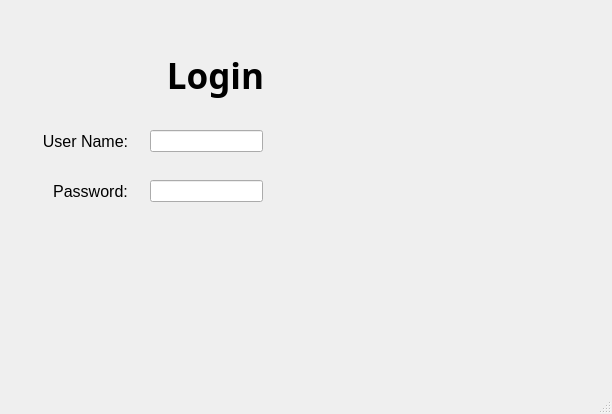
<?xml version="1.0" encoding="UTF-8"?>
<ui version="4.0">
 <class>LoginWindow</class>
 <widget class="QMainWindow" name="LoginWindow">
  <property name="geometry">
   <rect>
    <x>0</x>
    <y>0</y>
    <width>612</width>
    <height>414</height>
   </rect>
  </property>
  <property name="windowTitle">
   <string>Login</string>
  </property>
  <widget class="QWidget" name="centralwidget">
   <widget class="QLineEdit" name="t2_pass">
    <property name="geometry">
     <rect>
      <x>150</x>
      <y>180</y>
      <width>113</width>
      <height>22</height>
     </rect>
    </property>
    <property name="autoFillBackground">
     <bool>false</bool>
    </property>
   </widget>
   <widget class="QLabel" name="l2_sign_up">
    <property name="geometry">
     <rect>
      <x>40</x>
      <y>120</y>
      <width>91</width>
      <height>31</height>
     </rect>
    </property>
    <property name="font">
     <font>
      <pointsize>12</pointsize>
     </font>
    </property>
    <property name="text">
     <string>User Name:</string>
    </property>
    <property name="alignment">
     <set>Qt::AlignBottom|Qt::AlignHCenter</set>
    </property>
   </widget>
   <widget class="QLineEdit" name="t1_user">
    <property name="geometry">
     <rect>
      <x>150</x>
      <y>130</y>
      <width>113</width>
      <height>22</height>
     </rect>
    </property>
   </widget>
   <widget class="QLabel" name="l3_username">
    <property name="geometry">
     <rect>
      <x>40</x>
      <y>160</y>
      <width>101</width>
      <height>41</height>
     </rect>
    </property>
    <property name="font">
     <font>
      <pointsize>12</pointsize>
     </font>
    </property>
    <property name="text">
     <string>Password:</string>
    </property>
    <property name="alignment">
     <set>Qt::AlignBottom|Qt::AlignHCenter</set>
    </property>
   </widget>
   <widget class="QLabel" name="l4_password">
    <property name="geometry">
     <rect>
      <x>130</x>
      <y>40</y>
      <width>171</width>
      <height>71</height>
     </rect>
    </property>
    <property name="font">
     <font>
      <family>Segoe UI Black</family>
      <pointsize>26</pointsize>
      <weight>75</weight>
      <bold>true</bold>
     </font>
    </property>
    <property name="text">
     <string>Login</string>
    </property>
    <property name="alignment">
     <set>Qt::AlignCenter</set>
    </property>
   </widget>
   <widget class="QLabel" name="label">
    <property name="geometry">
     <rect>
      <x>240</x>
      <y>-50</y>
      <width>471</width>
      <height>451</height>
     </rect>
    </property>
    <property name="text">
     <string/>
    </property>
    <property name="pixmap">
     <pixmap>../sugimori/249.png</pixmap>
    </property>
    <property name="scaledContents">
     <bool>true</bool>
    </property>
   </widget>
   <widget class="QLabel" name="label_2">
    <property name="geometry">
     <rect>
      <x>-50</x>
      <y>250</y>
      <width>211</width>
      <height>171</height>
     </rect>
    </property>
    <property name="text">
     <string/>
    </property>
    <property name="pixmap">
     <pixmap>../sugimori/250.png</pixmap>
    </property>
    <property name="scaledContents">
     <bool>true</bool>
    </property>
   </widget>
   <widget class="QLabel" name="label_3">
    <property name="geometry">
     <rect>
      <x>20</x>
      <y>20</y>
      <width>161</width>
      <height>151</height>
     </rect>
    </property>
    <property name="text">
     <string/>
    </property>
    <property name="pixmap">
     <pixmap>../sugimori/645-incarnate.png</pixmap>
    </property>
    <property name="scaledContents">
     <bool>true</bool>
    </property>
   </widget>
   <zorder>l3_username</zorder>
   <zorder>label</zorder>
   <zorder>t2_pass</zorder>
   <zorder>label_2</zorder>
   <zorder>label_3</zorder>
   <zorder>l4_password</zorder>
   <zorder>l2_sign_up</zorder>
   <zorder>t1_user</zorder>
  </widget>
  <widget class="QMenuBar" name="menubar">
   <property name="geometry">
    <rect>
     <x>0</x>
     <y>0</y>
     <width>612</width>
     <height>26</height>
    </rect>
   </property>
  </widget>
  <widget class="QStatusBar" name="statusbar"/>
 </widget>
 <resources/>
 <connections/>
</ui>
